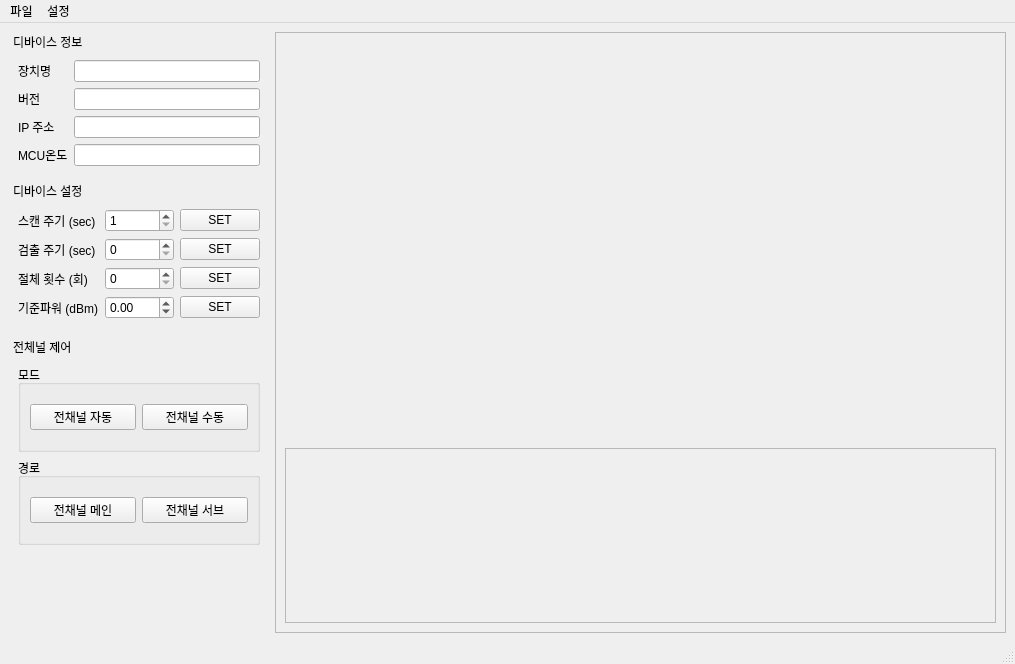
<?xml version="1.0" encoding="UTF-8"?>
<ui version="4.0">
 <class>DeviceWindow</class>
 <widget class="QMainWindow" name="DeviceWindow">
  <property name="geometry">
   <rect>
    <x>0</x>
    <y>0</y>
    <width>1015</width>
    <height>664</height>
   </rect>
  </property>
  <property name="windowTitle">
   <string>MainWindow</string>
  </property>
  <widget class="QWidget" name="centralwidget">
   <layout class="QGridLayout" name="gridLayout_4">
    <item row="0" column="0">
     <widget class="QDockWidget" name="dockInfo">
      <property name="minimumSize">
       <size>
        <width>250</width>
        <height>138</height>
       </size>
      </property>
      <property name="maximumSize">
       <size>
        <width>260</width>
        <height>150</height>
       </size>
      </property>
      <property name="features">
       <set>QDockWidget::NoDockWidgetFeatures</set>
      </property>
      <property name="windowTitle">
       <string>디바이스 정보</string>
      </property>
      <widget class="QWidget" name="dockWidgetContents">
       <layout class="QGridLayout" name="gridLayout_5">
        <item row="0" column="0">
         <widget class="QLabel" name="label">
          <property name="text">
           <string>장치명</string>
          </property>
         </widget>
        </item>
        <item row="0" column="1">
         <widget class="QLineEdit" name="editName"/>
        </item>
        <item row="1" column="0">
         <widget class="QLabel" name="label_2">
          <property name="text">
           <string>버전</string>
          </property>
         </widget>
        </item>
        <item row="1" column="1">
         <widget class="QLineEdit" name="editVersion"/>
        </item>
        <item row="2" column="0">
         <widget class="QLabel" name="label_3">
          <property name="text">
           <string>IP 주소</string>
          </property>
         </widget>
        </item>
        <item row="2" column="1">
         <widget class="QLineEdit" name="editIP"/>
        </item>
        <item row="3" column="0">
         <widget class="QLabel" name="label_4">
          <property name="text">
           <string>MCU온도</string>
          </property>
         </widget>
        </item>
        <item row="3" column="1">
         <widget class="QLineEdit" name="editMCUTemp"/>
        </item>
       </layout>
      </widget>
     </widget>
    </item>
    <item row="0" column="1" rowspan="4">
     <widget class="QFrame" name="frame">
      <property name="maximumSize">
       <size>
        <width>16777215</width>
        <height>99999</height>
       </size>
      </property>
      <property name="frameShape">
       <enum>QFrame::StyledPanel</enum>
      </property>
      <property name="frameShadow">
       <enum>QFrame::Raised</enum>
      </property>
      <layout class="QGridLayout" name="gridLayout_7">
       <item row="0" column="0">
        <widget class="QCustomPlot" name="plotGraph" native="true">
         <property name="minimumSize">
          <size>
           <width>0</width>
           <height>400</height>
          </size>
         </property>
        </widget>
       </item>
       <item row="1" column="0">
        <widget class="QFrame" name="frame_2">
         <property name="maximumSize">
          <size>
           <width>16777215</width>
           <height>450</height>
          </size>
         </property>
         <property name="frameShape">
          <enum>QFrame::StyledPanel</enum>
         </property>
         <property name="frameShadow">
          <enum>QFrame::Raised</enum>
         </property>
         <layout class="QGridLayout" name="gridLayout_6">
          <item row="0" column="0">
           <layout class="QGridLayout" name="gridLayout">
            <item row="2" column="0">
             <widget class="FormPort" name="widget_9" native="true"/>
            </item>
            <item row="2" column="3">
             <widget class="FormPort" name="widget_12" native="true"/>
            </item>
            <item row="1" column="1">
             <widget class="FormPort" name="widget_6" native="true"/>
            </item>
            <item row="1" column="2">
             <widget class="FormPort" name="widget_7" native="true"/>
            </item>
            <item row="1" column="0">
             <widget class="FormPort" name="widget_5" native="true"/>
            </item>
            <item row="0" column="0">
             <widget class="FormPort" name="widget_1" native="true"/>
            </item>
            <item row="1" column="3">
             <widget class="FormPort" name="widget_8" native="true"/>
            </item>
            <item row="2" column="1">
             <widget class="FormPort" name="widget_10" native="true"/>
            </item>
            <item row="0" column="2">
             <widget class="FormPort" name="widget_3" native="true"/>
            </item>
            <item row="0" column="1">
             <widget class="FormPort" name="widget_2" native="true"/>
            </item>
            <item row="0" column="3">
             <widget class="FormPort" name="widget_4" native="true"/>
            </item>
            <item row="2" column="2">
             <widget class="FormPort" name="widget_11" native="true"/>
            </item>
            <item row="3" column="0">
             <widget class="FormPort" name="widget_13" native="true"/>
            </item>
            <item row="3" column="1">
             <widget class="FormPort" name="widget_14" native="true"/>
            </item>
            <item row="3" column="2">
             <widget class="FormPort" name="widget_15" native="true"/>
            </item>
            <item row="3" column="3">
             <widget class="FormPort" name="widget_16" native="true"/>
            </item>
           </layout>
          </item>
         </layout>
        </widget>
       </item>
      </layout>
     </widget>
    </item>
    <item row="1" column="0">
     <widget class="QDockWidget" name="dockSetting">
      <property name="minimumSize">
       <size>
        <width>253</width>
        <height>150</height>
       </size>
      </property>
      <property name="maximumSize">
       <size>
        <width>260</width>
        <height>150</height>
       </size>
      </property>
      <property name="features">
       <set>QDockWidget::NoDockWidgetFeatures</set>
      </property>
      <property name="windowTitle">
       <string>디바이스 설정</string>
      </property>
      <widget class="QWidget" name="dockWidgetContents_2">
       <layout class="QGridLayout" name="gridLayout_2">
        <item row="0" column="0">
         <widget class="QLabel" name="label_5">
          <property name="text">
           <string>스캔 주기 (sec)</string>
          </property>
         </widget>
        </item>
        <item row="0" column="1">
         <widget class="QSpinBox" name="sbScanCycle">
          <property name="minimum">
           <number>1</number>
          </property>
          <property name="value">
           <number>1</number>
          </property>
         </widget>
        </item>
        <item row="0" column="2">
         <widget class="QPushButton" name="btnSetScanCycle">
          <property name="text">
           <string>SET</string>
          </property>
         </widget>
        </item>
        <item row="1" column="0">
         <widget class="QLabel" name="label_6">
          <property name="text">
           <string>검출 주기 (sec)</string>
          </property>
         </widget>
        </item>
        <item row="1" column="1">
         <widget class="QSpinBox" name="sbDetectionPeriod">
          <property name="maximum">
           <number>255</number>
          </property>
         </widget>
        </item>
        <item row="1" column="2">
         <widget class="QPushButton" name="btnSetDetectionPeriod">
          <property name="text">
           <string>SET</string>
          </property>
         </widget>
        </item>
        <item row="2" column="0">
         <widget class="QLabel" name="label_7">
          <property name="text">
           <string>절체 횟수 (회)</string>
          </property>
         </widget>
        </item>
        <item row="2" column="1">
         <widget class="QSpinBox" name="sbSwitchingTime">
          <property name="maximum">
           <number>255</number>
          </property>
         </widget>
        </item>
        <item row="2" column="2">
         <widget class="QPushButton" name="btnSetSwitchingTime">
          <property name="text">
           <string>SET</string>
          </property>
         </widget>
        </item>
        <item row="3" column="0">
         <widget class="QLabel" name="label_8">
          <property name="text">
           <string>기준파워 (dBm)</string>
          </property>
         </widget>
        </item>
        <item row="3" column="2">
         <widget class="QPushButton" name="btnSetThreshold">
          <property name="text">
           <string>SET</string>
          </property>
         </widget>
        </item>
        <item row="3" column="1">
         <widget class="QDoubleSpinBox" name="dsbPdThreshold">
          <property name="minimum">
           <double>-99.000000000000000</double>
          </property>
          <property name="maximum">
           <double>20.000000000000000</double>
          </property>
         </widget>
        </item>
       </layout>
      </widget>
     </widget>
    </item>
    <item row="2" column="0">
     <widget class="QDockWidget" name="dockSetting_2">
      <property name="minimumSize">
       <size>
        <width>250</width>
        <height>217</height>
       </size>
      </property>
      <property name="maximumSize">
       <size>
        <width>260</width>
        <height>217</height>
       </size>
      </property>
      <property name="features">
       <set>QDockWidget::NoDockWidgetFeatures</set>
      </property>
      <property name="windowTitle">
       <string>전체널 제어</string>
      </property>
      <widget class="QWidget" name="dockWidgetContents_3">
       <layout class="QGridLayout" name="gridLayout_3">
        <item row="0" column="0">
         <widget class="QGroupBox" name="groupBox_4">
          <property name="title">
           <string>모드</string>
          </property>
          <layout class="QGridLayout" name="gridLayout_8">
           <item row="0" column="0">
            <widget class="QPushButton" name="btnAutoAll">
             <property name="text">
              <string>전채널 자동</string>
             </property>
            </widget>
           </item>
           <item row="0" column="1">
            <widget class="QPushButton" name="btnManualAll">
             <property name="text">
              <string>전채널 수동</string>
             </property>
            </widget>
           </item>
          </layout>
         </widget>
        </item>
        <item row="1" column="0">
         <widget class="QGroupBox" name="groupBox_6">
          <property name="title">
           <string>경로</string>
          </property>
          <layout class="QGridLayout" name="gridLayout_9">
           <item row="0" column="0">
            <widget class="QPushButton" name="btnMainAll">
             <property name="text">
              <string>전채널 메인</string>
             </property>
            </widget>
           </item>
           <item row="0" column="1">
            <widget class="QPushButton" name="btnSubAll">
             <property name="text">
              <string>전채널 서브</string>
             </property>
            </widget>
           </item>
          </layout>
         </widget>
        </item>
       </layout>
      </widget>
     </widget>
    </item>
    <item row="3" column="0">
     <spacer name="verticalSpacer">
      <property name="orientation">
       <enum>Qt::Vertical</enum>
      </property>
      <property name="sizeHint" stdset="0">
       <size>
        <width>20</width>
        <height>40</height>
       </size>
      </property>
     </spacer>
    </item>
   </layout>
  </widget>
  <widget class="QMenuBar" name="menubar">
   <property name="geometry">
    <rect>
     <x>0</x>
     <y>0</y>
     <width>1015</width>
     <height>21</height>
    </rect>
   </property>
   <widget class="QMenu" name="menuFile">
    <property name="title">
     <string>파일</string>
    </property>
   </widget>
   <widget class="QMenu" name="menu">
    <property name="title">
     <string>설정</string>
    </property>
    <addaction name="actionSetDeviceInfo"/>
    <addaction name="actionSetPortName"/>
    <addaction name="actionSetAlarmMask"/>
    <addaction name="actionPdTable"/>
    <addaction name="actionGetLog"/>
   </widget>
   <addaction name="menuFile"/>
   <addaction name="menu"/>
  </widget>
  <widget class="QStatusBar" name="statusbar"/>
  <action name="actionSetPortName">
   <property name="text">
    <string>포트 이름 설정</string>
   </property>
  </action>
  <action name="actionSetAlarmMask">
   <property name="text">
    <string>알람 마스크 설정</string>
   </property>
  </action>
  <action name="actionSetDeviceInfo">
   <property name="text">
    <string>디바이스 정보 설정</string>
   </property>
  </action>
  <action name="actionPdTable">
   <property name="text">
    <string>보정데이터 설정</string>
   </property>
  </action>
  <action name="actionGetLog">
   <property name="text">
    <string>로그 데이터</string>
   </property>
  </action>
 </widget>
 <customwidgets>
  <customwidget>
   <class>FormPort</class>
   <extends>QWidget</extends>
   <header>formport.h</header>
   <container>1</container>
  </customwidget>
  <customwidget>
   <class>QCustomPlot</class>
   <extends>QWidget</extends>
   <header>qcustomplot.h</header>
   <container>1</container>
  </customwidget>
 </customwidgets>
 <resources/>
 <connections/>
</ui>
